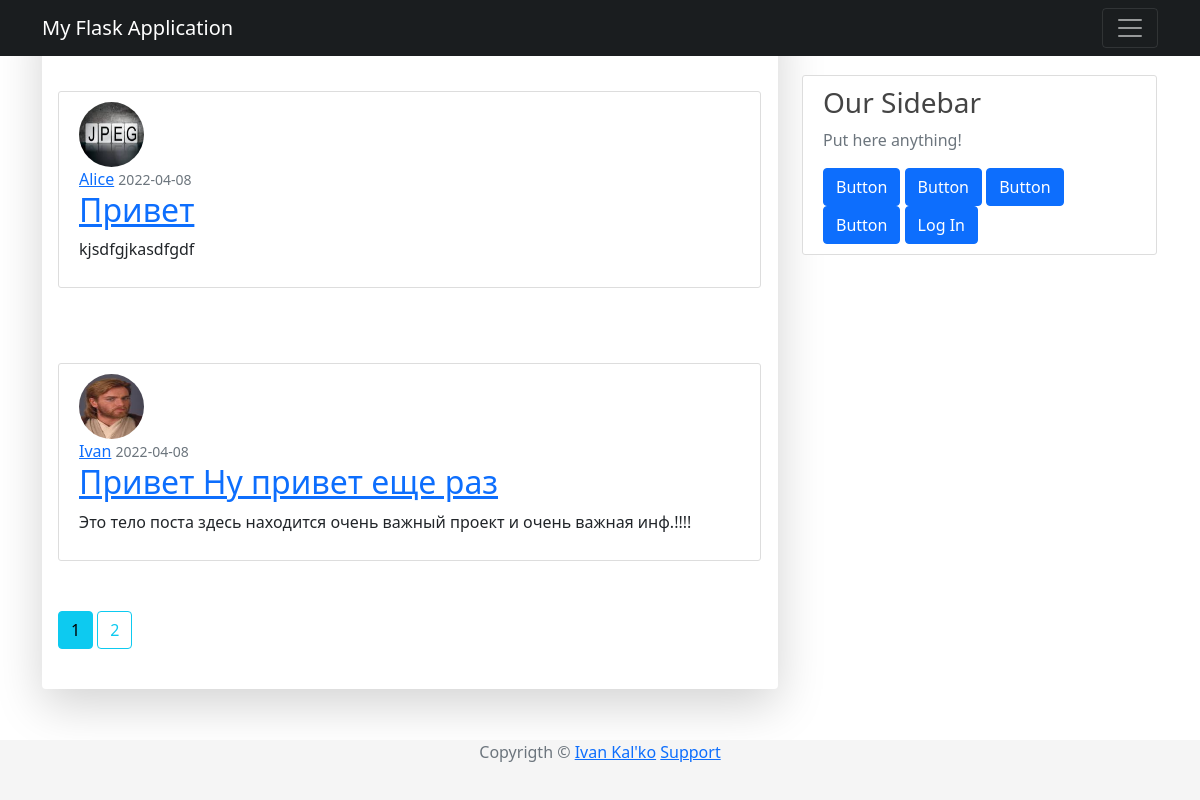
Page /home on the earlier database version.
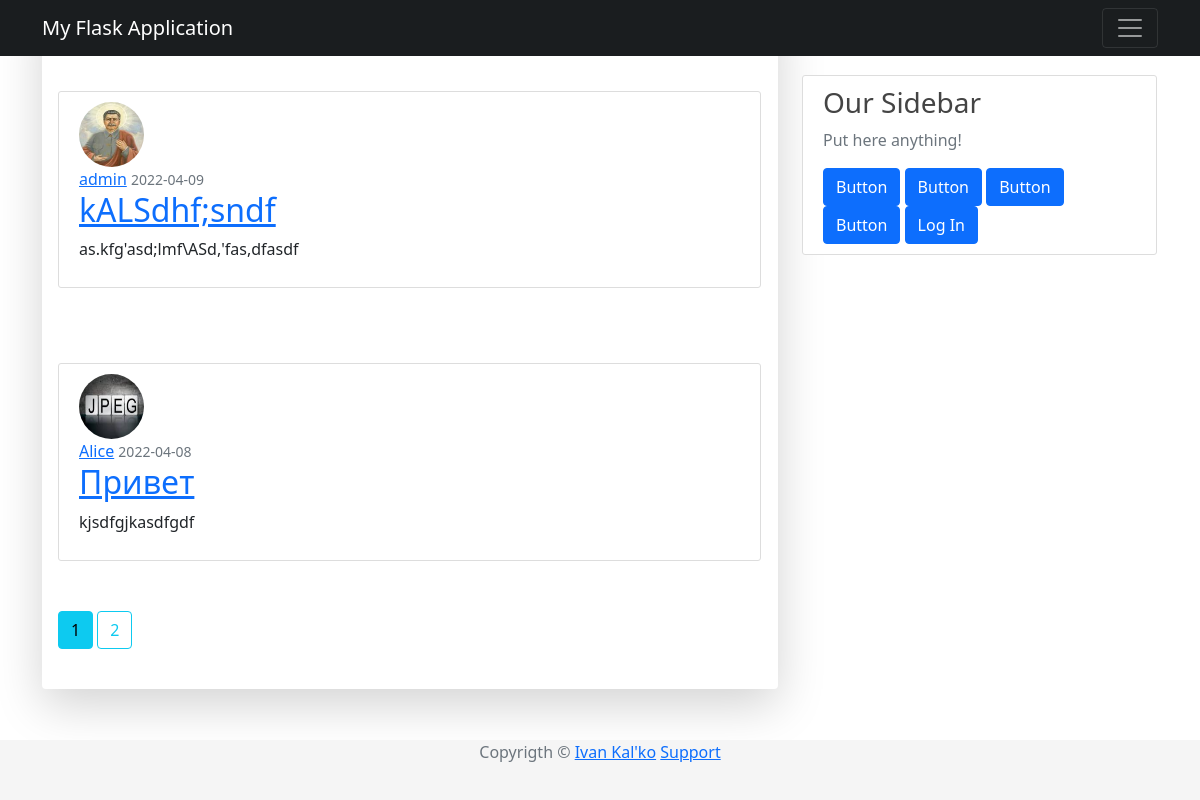
Same page on the later database version.
### app/models/post.py (models this page shows, shortened)
class Post(db.Model):
    __tablename__ = "posts"
    id = db.Column(db.Integer, primary_key=True)
    title = db.Column(db.String(100), nullable=False)
    timestamp = db.Column(db.DateTime, nullable=False, default=datetime.utcnow)
    content = db.Column(db.Text, nullable=False)
    user_id = db.Column(db.Integer, db.ForeignKey("users.id"), nullable=False)

### app/models/user.py (models this page shows, shortened)
class User(UserMixin, db.Model):
    __tablename__ = "users"
    id = db.Column(db.Integer, primary_key=True)
    username = db.Column(db.String(64), unique=True, nullable=False)
    password_hash = db.Column(db.String(128), nullable=False)
    email = db.Column(db.String(120), nullable=False, unique=True)
    image_file = db.Column(db.String(20), nullable=False, default="default.png")
    join_date = db.Column(db.DateTime, nullable=False, default=datetime.utcnow)
    posts = db.relationship('Post', backref='author', lazy=True)

### app/routes/post.py (the view)
@app.route("/")
@app.route("/home")
def home_page():
    page = request.args.get("page", 1, type = int)
    posts = Post.query.order_by(Post.timestamp.desc()).paginate(page=page, per_page=2)
    return render_template("homepage.html", title="Home Page", posts=posts)

### app/templates/homepage.html
{% extends "base.html" %}
{% block content %}
  {% for post in posts.items %}
    <article class="media content-section">
      <img class="rounded-circle article-img" src="{{ url_for('static', filename='images/profiles/' + post.author.image_file) }}">
      <div class="media-body">
        <div class="article-metadata">
          <a class="mr-2" href="{{ url_for('user_public', username=post.author.username )}}">{{ post.author.username }}</a>
          <small class="text-muted">{{ post.timestamp.strftime('%Y-%m-%d') }}</small>
        </div>
        <h2>
          <a class="crticle-title" href="{{url_for('post', id=post.id )}}">{{ post.title }}</a>
        </h2>
        <p class="article-content">{{ post.content }}</p>
      </div>
    </article>
  {% endfor %}
  {% for page_num in posts.iter_pages() %}
    {% if page_num %}
        {% if posts.page == page_num %}
            <a class="btn btn-info mb-4" href="{{ url_for('home_page', page=page_num )}}">{{ page_num }}</a>
        {% else %}
          <a class="btn btn-outline-info mb-4" href="{{ url_for('home_page', page=page_num )}}">{{ page_num }}</a>
        {% endif %}
    {% else %}
        ...
    {% endif %}
  {% endfor %}
{% endblock %}

Differences in the rows shown:
no longer on this page (row unchanged): Post: image_file (picture), author.username "Ivan", timestamp "2022-04-08", title "Привет Ну привет еще раз", content "Это тело поста здесь находится очень важный проект и очень важная инф.!!!!"
added Post: image_file (picture), author.username "admin", timestamp "2022-04-09", title "kALSdhf;sndf", content "as.kfg'asd;lmf\\ASd,'fas,dfasdf"
